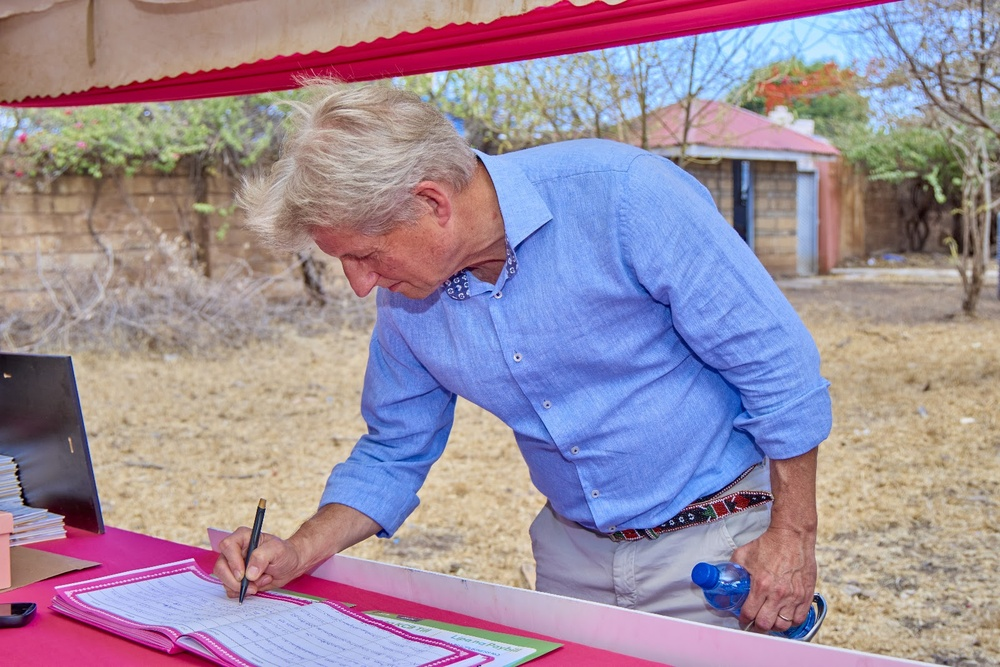
#> input picture assets/images/gallery/_W1A5266.jpg, 1000 x 667 px, shrunk from 1600 x 1067 before the run, found by its file name
$ python crop_flyer.py
#> lines starting #> are read from the running program, lines starting #| are printed output that depends on the picture
from PIL import Image

im = Image.open('assets/images/gallery/_W1A5266.jpg')
#> im is the input picture: PIL image 1000x667 RGB; mean R, G, B 157.2, 140, 156.5
w, h = im.size
#> w = 1000; h = 667
# Crop around desk bottom left/center:
crop = im.crop((int(w * 0.2), int(h * 0.85), int(w * 0.6), h))
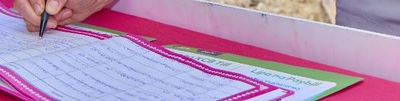
#> crop: PIL image 400x101 RGB; mean R, G, B 178.7, 144.9, 180.4
crop.save('scratch/desk_flyer.jpg')
print("Saved scratch/desk_flyer.jpg")

$ run again, with assets/images/gallery/_W1A5212.jpg copied over assets/images/gallery/_W1A5266.jpg
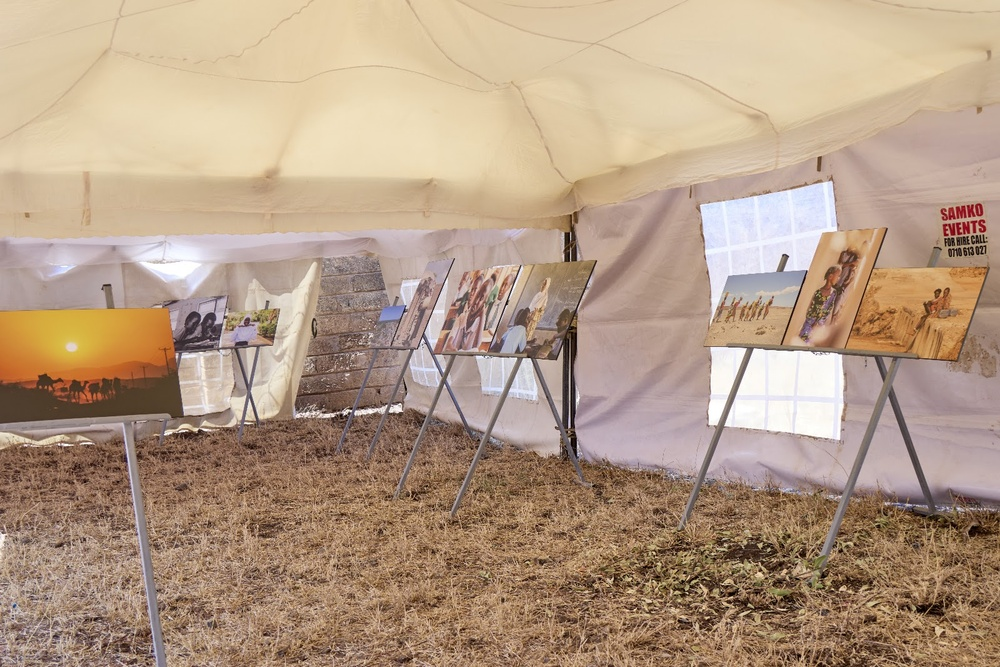
#> input picture assets/images/gallery/_W1A5212.jpg, 1000 x 667 px, shrunk from 1600 x 1067 before the run, found by its file name
#> im is the input picture: PIL image 1000x667 RGB; mean R, G, B 180.6, 156, 133.6
#> `crop = im.crop((int(w * 0.2), int(h * 0.85), int(w * 0.6), h))`:
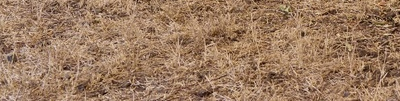
#> crop: PIL image 400x101 RGB; mean R, G, B 155.4, 122.8, 96.4

$ run again, with assets/images/gallery/_W1A5213.jpg copied over assets/images/gallery/_W1A5266.jpg
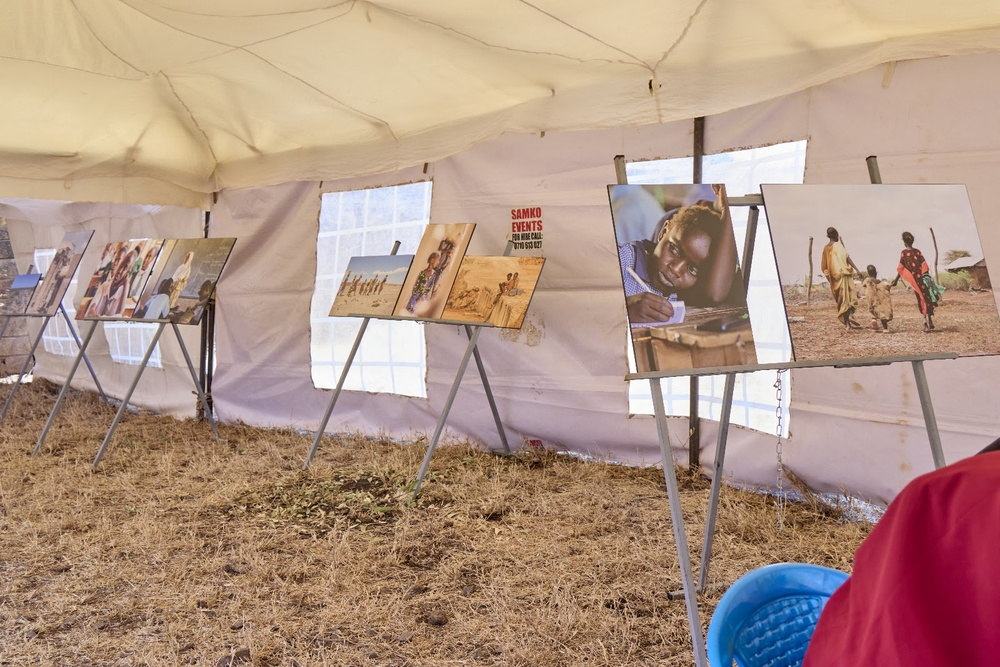
#> input picture assets/images/gallery/_W1A5213.jpg, 1000 x 667 px, shrunk from 1600 x 1067 before the run, found by its file name
#> im is the input picture: PIL image 1000x667 RGB; mean R, G, B 177.5, 149.2, 133.3
#> `crop = im.crop((int(w * 0.2), int(h * 0.85), int(w * 0.6), h))`:
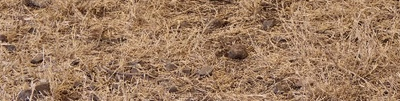
#> crop: PIL image 400x101 RGB; mean R, G, B 158.1, 124, 96.4

$ run again, with assets/images/gallery/_W1A5227.jpg copied over assets/images/gallery/_W1A5266.jpg
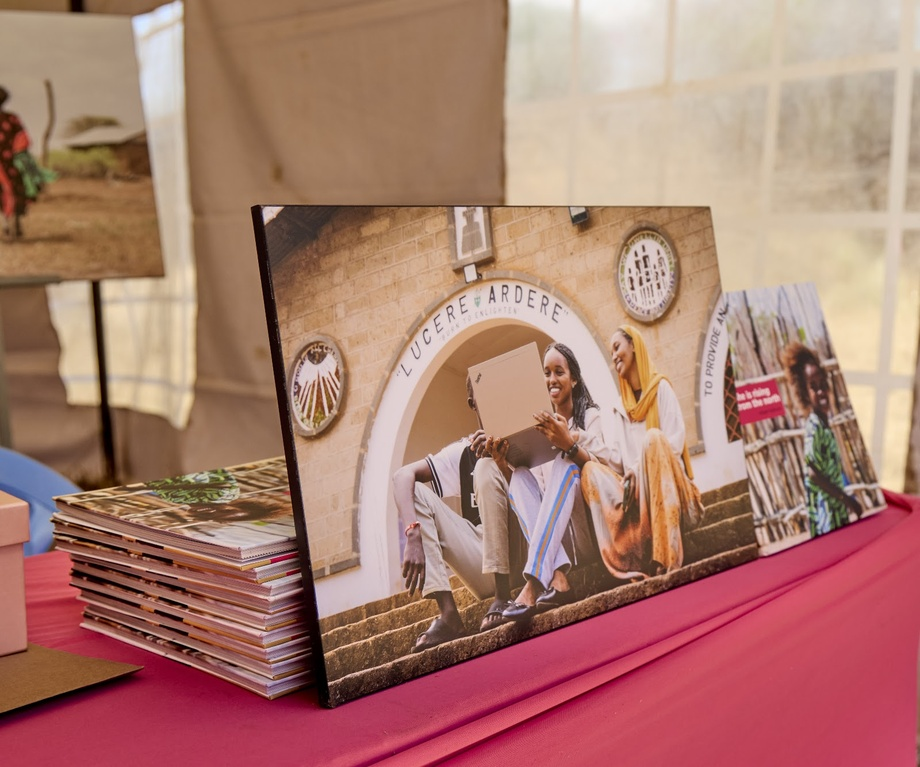
#> input picture assets/images/gallery/_W1A5227.jpg, 920 x 767 px, shrunk from 1600 x 1334 before the run, found by its file name
#> im is the input picture: PIL image 920x767 RGB; mean R, G, B 171.5, 124.1, 112
#> `crop = im.crop((int(w * 0.2), int(h * 0.85), int(w * 0.6), h))`:
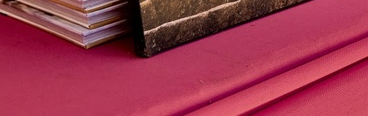
#> crop: PIL image 368x116 RGB; mean R, G, B 156.3, 53.2, 76.3
